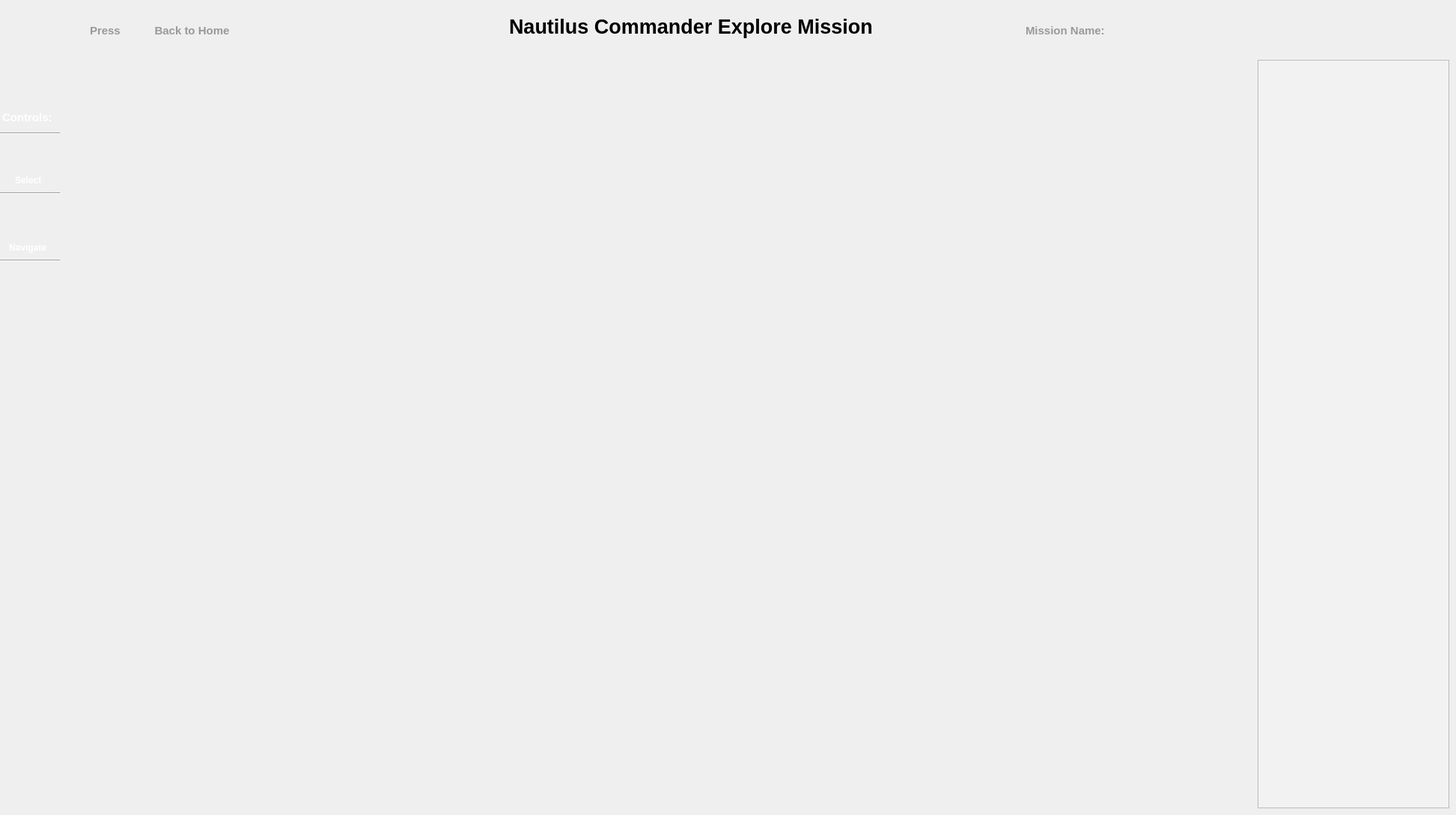
   <widget class="QWidget" name="explore_page">
    <property name="styleSheet">
     <string notr="true">background-image: url(:/new/prefix1/backVideo.svg);</string>
    </property>
    <widget class="QMPwidget" name="mplayerEx" native="true">
     <property name="geometry">
      <rect>
       <x>80</x>
       <y>80</y>
       <width>1600</width>
       <height>1000</height>
      </rect>
     </property>
     <property name="styleSheet">
      <string notr="true">background-image: url(null);</string>
     </property>
    </widget>
    <widget class="QLabel" name="label_goHome_2">
     <property name="geometry">
      <rect>
       <x>120</x>
       <y>30</y>
       <width>221</width>
       <height>21</height>
      </rect>
     </property>
     <property name="styleSheet">
      <string notr="true">background-image: url(null);
color: rgb(153, 153, 153);
font: bold 11pt;</string>
     </property>
     <property name="text">
      <string>Press           Back to Home</string>
     </property>
    </widget>
    <widget class="QListWidget" name="listWidgetEx">
     <property name="geometry">
      <rect>
       <x>1680</x>
       <y>80</y>
       <width>256</width>
       <height>1000</height>
      </rect>
     </property>
     <property name="styleSheet">
      <string notr="true">background-image: url(null);
background-color: rgb(242, 242, 242);</string>
     </property>
    </widget>
    <widget class="QLabel" name="label_title_3">
     <property name="geometry">
      <rect>
       <x>680</x>
       <y>20</y>
       <width>571</width>
       <height>31</height>
      </rect>
     </property>
     <property name="styleSheet">
      <string notr="true">font: bold 20pt;
background-image: url(null);</string>
     </property>
     <property name="text">
      <string>Nautilus Commander Explore Mission</string>
     </property>
    </widget>
    <widget class="QLabel" name="label_missionName_2">
     <property name="geometry">
      <rect>
       <x>1370</x>
       <y>30</y>
       <width>131</width>
       <height>21</height>
      </rect>
     </property>
     <property name="styleSheet">
      <string notr="true">background-image: url(null);
color: rgb(153, 153, 153);
font: bold 11pt;</string>
     </property>
     <property name="text">
      <string>Mission Name: </string>
     </property>
    </widget>
    <widget class="QLabel" name="lblMissionNameEx">
     <property name="geometry">
      <rect>
       <x>1510</x>
       <y>30</y>
       <width>131</width>
       <height>21</height>
      </rect>
     </property>
     <property name="styleSheet">
      <string notr="true">background-image: url(null);
color: rgb(153, 153, 153);
font: bold 11pt;</string>
     </property>
     <property name="text">
      <string/>
     </property>
    </widget>
    <widget class="QLabel" name="label_Controls_2">
     <property name="geometry">
      <rect>
       <x>3</x>
       <y>149</y>
       <width>72</width>
       <height>15</height>
      </rect>
     </property>
     <property name="styleSheet">
      <string notr="true">background-image: url(null);
color: rgb(255, 255, 255);
font: bold 11pt;</string>
     </property>
     <property name="text">
      <string>Controls:</string>
     </property>
    </widget>
    <widget class="QLabel" name="label_xboxIco">
     <property name="geometry">
      <rect>
       <x>10</x>
       <y>89</y>
       <width>55</width>
       <height>55</height>
      </rect>
     </property>
     <property name="styleSheet">
      <string notr="true">background-image: url(:/new/prefix1/xboxcntrl55.svg);</string>
     </property>
     <property name="text">
      <string/>
     </property>
    </widget>
    <widget class="Line" name="line_7">
     <property name="geometry">
      <rect>
       <x>0</x>
       <y>170</y>
       <width>80</width>
       <height>16</height>
      </rect>
     </property>
     <property name="styleSheet">
      <string notr="true">background-image: url(null);
</string>
     </property>
     <property name="orientation">
      <enum>Qt::Horizontal</enum>
     </property>
    </widget>
    <widget class="Line" name="line_8">
     <property name="geometry">
      <rect>
       <x>0</x>
       <y>250</y>
       <width>80</width>
       <height>16</height>
      </rect>
     </property>
     <property name="styleSheet">
      <string notr="true">background-image: url(null);
</string>
     </property>
     <property name="orientation">
      <enum>Qt::Horizontal</enum>
     </property>
    </widget>
    <widget class="QLabel" name="label_btnA_2">
     <property name="geometry">
      <rect>
       <x>25</x>
       <y>190</y>
       <width>32</width>
       <height>32</height>
      </rect>
     </property>
     <property name="styleSheet">
      <string notr="true">background-image: url(:/new/prefix1/xboxA32.png);</string>
     </property>
     <property name="text">
      <string/>
     </property>
    </widget>
    <widget class="QLabel" name="label_select">
     <property name="geometry">
      <rect>
       <x>20</x>
       <y>230</y>
       <width>51</width>
       <height>21</height>
      </rect>
     </property>
     <property name="styleSheet">
      <string notr="true">background-image: url(null);
color: rgb(255, 255, 255);
font: bold 9pt;</string>
     </property>
     <property name="text">
      <string>Select</string>
     </property>
    </widget>
    <widget class="QLabel" name="lblDefault">
     <property name="geometry">
      <rect>
       <x>80</x>
       <y>80</y>
       <width>1600</width>
       <height>1000</height>
      </rect>
     </property>
     <property name="styleSheet">
      <string notr="true">background-image: url(:/new/prefix1/explorerDefault2.png);</string>
     </property>
     <property name="text">
      <string/>
     </property>
    </widget>
    <widget class="QLabel" name="label_btnA_3">
     <property name="geometry">
      <rect>
       <x>15</x>
       <y>270</y>
       <width>50</width>
       <height>50</height>
      </rect>
     </property>
     <property name="styleSheet">
      <string notr="true">background-image:url(:/new/prefix1/xboxCross50.png)</string>
     </property>
     <property name="text">
      <string/>
     </property>
    </widget>
    <widget class="QLabel" name="label_nav">
     <property name="geometry">
      <rect>
       <x>12</x>
       <y>320</y>
       <width>71</width>
       <height>21</height>
      </rect>
     </property>
     <property name="styleSheet">
      <string notr="true">background-image: url(null);
color: rgb(255, 255, 255);
font: bold 9pt;</string>
     </property>
     <property name="text">
      <string>Navigate</string>
     </property>
    </widget>
    <widget class="Line" name="line_12">
     <property name="geometry">
      <rect>
       <x>0</x>
       <y>340</y>
       <width>80</width>
       <height>16</height>
      </rect>
     </property>
     <property name="styleSheet">
      <string notr="true">background-image: url(null);
</string>
     </property>
     <property name="orientation">
      <enum>Qt::Horizontal</enum>
     </property>
    </widget>
    <widget class="QLabel" name="lblPic">
     <property name="geometry">
      <rect>
       <x>80</x>
       <y>80</y>
       <width>1600</width>
       <height>1000</height>
      </rect>
     </property>
     <property name="styleSheet">
      <string notr="true">background-image: url(:null);</string>
     </property>
     <property name="text">
      <string/>
     </property>
    </widget>
   </widget>
